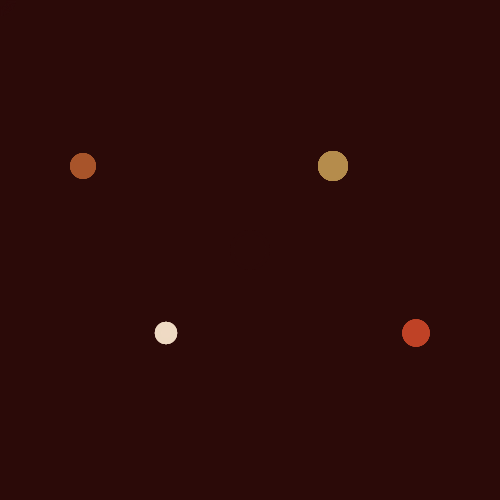
Frame 1 (no input)
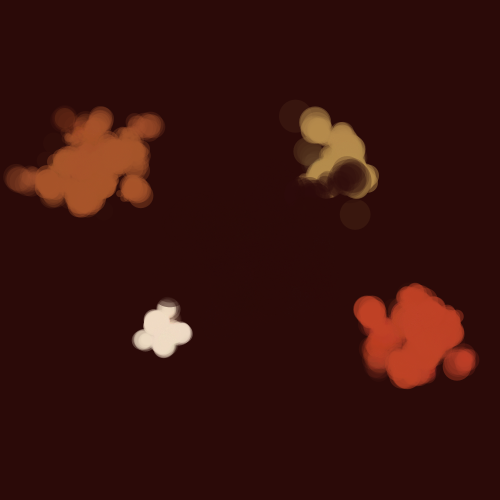
Frame 60 (the mouse pressed at the canvas centre just before this capture)
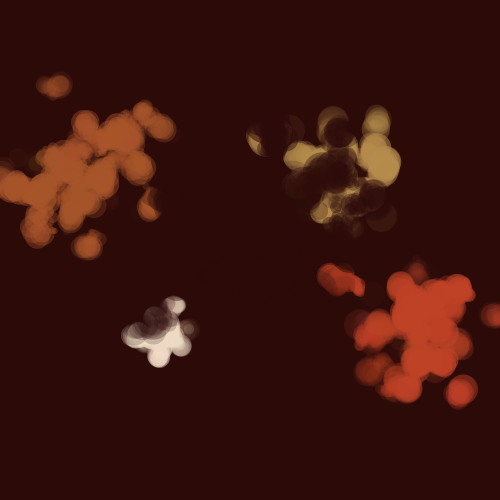
Frame 120 (the mouse held since frame 60 and released just before this capture)

The Processing sketch that drew these frames (run headless with seeded random() and noise(); from frame 60 on, the mouse is pressed at the canvas centre):

// Processing sketch: processing_117066
// ── processing_117066.pde

Cell[]myCells = new Cell [160];//161 cells

Cell myCell;

void setup() {
  size(500, 500); 
  colorMode(HSB, 360, 100, 100, 100);//sets colour to HSB and allows me to change the numbers if needed
  frameRate(21); //  the frame rate = frames per sec
  smooth(); //  
  for (int i = 0; i < myCells.length; i++) { // i = 0 - till the end of the array "length"(i.e 160). 161  i's one for each integer between 0 and 160
    myCells[i] = new Cell(); // for each i a new Cell is created 
    if ( (i>= 0 ) && (i<40) ){ // cells 0-39 to positionA, bottom right
      myCells[i].setPosition(5*width/6, 2*height/3, 11, 80, 75, 5, 25);//(xl, yl, cH, cS, cB, v)
    }
    if ((i >=40) && (i<80)) { //cells40-79 to positionB, top left
      myCells[i].setPosition(width/6, height/3, 20, 75, 66, 6, 20);
    }
    if ((i>=80)&&(i<105)) {//cells 80-109 to positionC, top right
      myCells[i].setPosition(2*width/3, height/3, 37, 58, 71, 4, 30);
    }
    if ((i>=105)&&(i<125)) {//cells 80-109 to positionD, bottom left
      myCells[i].setPosition(width/3, 2*height/3, 31,18,94, 2, 10);
    }
    if (i>=125) {//cells 124-160 to positionE, center 
      myCells[i].setPosition(width/2, height/2, 3,80,17,10, 40);
  }
  }
}

void draw() {
  background(3, 80, 17);//background colour
  
  for (int i = 0; i<myCells.length; i++) { // for all applicable values of i
    myCells[i].display();// each cell is run through the display function
    myCells[i].update();// each cell is run through the update function
  }

}

class Cell { // the cell class: each version of cell[i] is taken through this

  float xlocation; // the x location of the updated cell
  float ylocation; // the y location of the updated cell
  float variance; // the "wobble" limit of the cell each time 'update' is called
  float cHue, cSat, cBri, cAlph; // colour fields and opacity field
  float pxlocation; // the original xlocation
  float pylocation; // the original y location
  float dia; // diameter of the cells
  int num = 20; // num, the number of 
  float numbersy[] = new float[num]; // a new array is created to store the input of the previous x locations. num is the number of places stored
  float numbersx[] = new float[num]; //// a new array is created to store the input of the previous y locations. num is the number of places stored




  Cell() {//original colony
    dia= 30;
    cAlph=random(0, 60);
    pxlocation = xlocation - variance; // so pxlocation will always = the originally set xl/xlocation position. this does not update
    pylocation = ylocation - variance;// pylocation will always = the originally set yl/ylocation position. this does not update
  }


  void display() { // this function is the "drawing" of the cell
    fill(cHue, cSat, cBri, cAlph); 
    ellipse(xlocation, ylocation, dia, dia);
    strokeWeight(0.5);    
    int which = frameCount % num; // which is the r of (frame count / num) (i.e 310/20 = 15 r10) which = 10. for 1/20 the remainder is 1 
    //as the frameCount increases which increases (through 0-20 and repeat)  frame count = the number of frames that have been displayed since the program started
    numbersx[which] = xlocation; 
    numbersy[which] = ylocation; 
      /* which = (0-20 looped) one for each frame. frame rate is 21fps = 21 updates per second so there is one loop of 'which' values per second.
      the numbersx and numbersy arrays are given an xlocation and a ylocation for each value of 'which'(0to20).
       */
    for (int j = 0; j < num; j++) { 
      /* 
      from 0-num(20) j increases by 1 so in this example there are 21 'j's         
      */

      int index = (which+1 + j) % num; 
      /* index - variable 
      (which(0to20) + 1 + j(0to20)) % num (21) = index
       so, as 'which' +1 + 'j' is increasing through loops of 21 'index'is created which combines the two.
      index(0to20)
       */
      noStroke();
      fill(cHue, cSat, cBri, cAlph -10);
      ellipse(numbersx[index], numbersy[index], (dia/3)+j, (dia/3)+j); 
      
    }
  }

  void update() {//changing values here will mean that the values are updated each time the cell is "drawn"
    xlocation += random(-variance, variance);
    ylocation += random(-variance, variance);
    dia+= random(-0.1* variance, 0.1* variance);
  }



  void setPosition(float xl, float yl, float cH, float cS, float cB, float v, float d) {
    /* this allows me to create many colonies with minimum code
     by giving value to the fields outside of the Cell class
     */

    xlocation = xl;
    ylocation = yl;
    cHue = cH;
    cSat = cS;
    cBri = cB;
    variance = v;
    pxlocation = xl - v;
    pylocation = yl - v;
    dia = d;
  }
}
